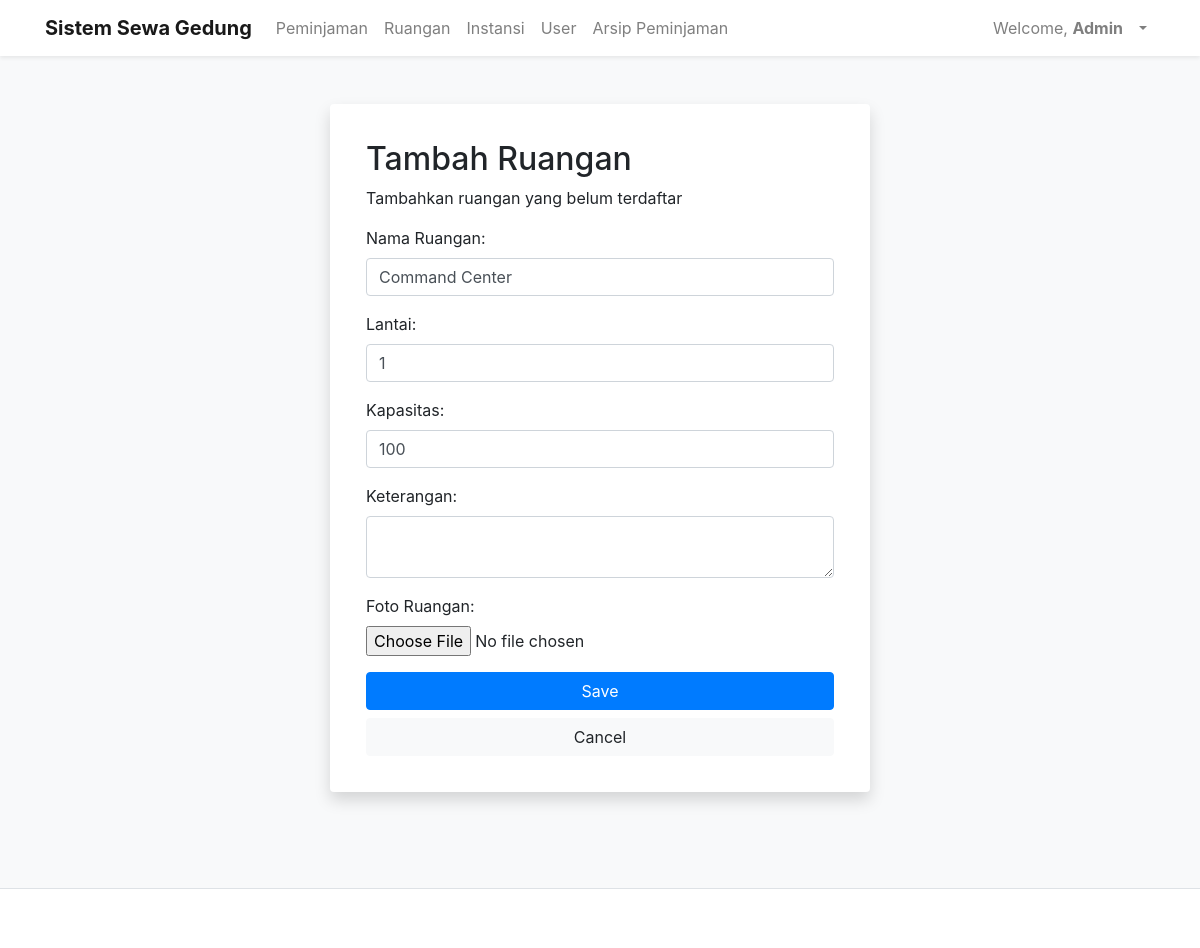
The page /dashboardAdmin.php?p=tambahRuangan&IDRuangan=33 (signed in) on the database its author committed.
### tables this page shows
CREATE TABLE `ruangan` (
  `IDRuangan` int(11) NOT NULL,
  `namaRuangan` varchar(100) NOT NULL,
  `kapasitas` int(11) NOT NULL,
  `lantai` int(11) NOT NULL,
  `fotoRuangan` varchar(40) NOT NULL,
  `UserID` int(11) DEFAULT NULL,
  `ket_ruangan` varchar(180) NOT NULL
);

### class/class.Ruangan.php (called while the page is built, shortened)
<?php
class Ruangan extends Connection{
    public $IDRuangan = '';
    public function SelectOneRuangan(){
        $sql = "SELECT * FROM ruangan WHERE IDRuangan='$this->IDRuangan'";
        $resultOne = mysqli_query($this->connection, $sql);
        if(mysqli_num_rows($resultOne) == 1){
            $data = mysqli_fetch_assoc($resultOne);
            $this->namaRuangan = $data['namaRuangan'];
            $this->lantai = $data['lantai'];
            $this->kapasitas = $data['kapasitas'];
            $this->ket_ruangan = $data['ket_ruangan'];
        }
    }
}
?>

### inc.koneksi.php (called while the page is built, shortened)
<?php
    class Connection{
        private $host = "localhost";
        private $user = "root";
        private $password = "";
        function connect(){
            $conn = mysqli_connect($this->host, $this->user, $this->password);
            $this->connection = $conn;
        }
    }
?>

### pages/tambahRuangan.php (the view, shortened to what this page needs)
<?php
    require_once('./class/class.Ruangan.php');
    $objRuangan = new Ruangan();
    if(isset($_POST['btnSubmit'])){
        $objRuangan->namaRuangan = $_POST['namaRuangan'];
        $objRuangan->lantai = $_POST['lantai'];
        $objRuangan->kapasitas = $_POST['kapasitas'];
        $objRuangan->ket_ruangan = $_POST['ket_ruangan'];
        $objRuangan->fotoRuangan = $_FILES['fotoRuangan']['name'];
        $objRuangan->UserID = $_SESSION['UserID'];
        $lokasi_file    = $_FILES['fotoRuangan']['tmp_name'];
        $tipe_file      = $_FILES['fotoRuangan']['type'];
        $folder         = './upload/';
        if(isset($_GET['IDRuangan'])){
            $objRuangan->IDRuangan = $_GET['IDRuangan'];
            $objRuangan->UpdateRuangan();
        }else{
            $objRuangan->AddRuangan();
        }
            $isSuccessUpload = move_uploaded_file($lokasi_file, $folder.$objRuangan->fotoRuangan);
        echo "<script> alert('$objRuangan->message'); </script>";
        if($objRuangan->hasil){
            echo '<script> window.location = "dashboardAdmin.php?p=adminListRuangan"; </script>';
        }
    } else if(isset($_GET['IDRuangan'])){
        $objRuangan->IDRuangan = $_GET['IDRuangan'];
        $objRuangan->SelectOneRuangan();
    }
?>
<div class="container">
    <div class="wrapper">
        <div class="row justify-content-center align-items-center " style="height:100%">
            <div class="col-6">
                <div class="card shadow p-3 mb-5 mt-5 bg-white rounded border-0">
                    <div class="card-body">
                        <h2>Tambah Ruangan</h2>
                        <p>Tambahkan ruangan yang belum terdaftar</p>
                        <form action="" autocomplete="off" method="POST" enctype="multipart/form-data">
                            <div class="form-group">
                                <label for="namaRuangan">Nama Ruangan:</label>
                                 <input type="text" class="form-control" name="namaRuangan" value="<?php echo $objRuangan->namaRuangan; ?>">
                            </div>
                            <div class="form-group">
                                <label for="lantai">Lantai:</label>
                                <input type="number" class="form-control" name="lantai" value="<?php echo $objRuangan->lantai; ?>">
                            </div>
                            <div class="form-group">
                                <label for="kapasitas">Kapasitas:</label>
                                <input type="number" class="form-control" name="kapasitas" value="<?php echo $objRuangan->kapasitas; ?>">
                            </div>
                            <div class="form-group">
                                <label for="ket_ruangan">Keterangan:</label>
                                <textarea type="text" class="form-control" name="ket_ruangan" value="<?php echo $objRuangan->ket_ruangan; ?>"></textarea>
                            </div>
                            <div class="form-group">
                                <label for="fotoRuangan">Foto Ruangan:</label>
                                <input type="file" class="form-control-file" name="fotoRuangan" >
                            </div>
                            <input type="submit" name="btnSubmit" class="btn btn-primary btn-block" value="Save">
                            <a href="dashboardAdmin.php?p=adminListRuangan" class="btn btn-light btn-block">Cancel</a>
                        </form>
                    </div>
                </div>
            </div>
        </div>
    </div>
</div>

### rows shown on the page
ruangan: namaRuangan "Command Center", lantai "1", kapasitas "100"

### other values the page prints
$_SESSION["nama"] "Admin"
